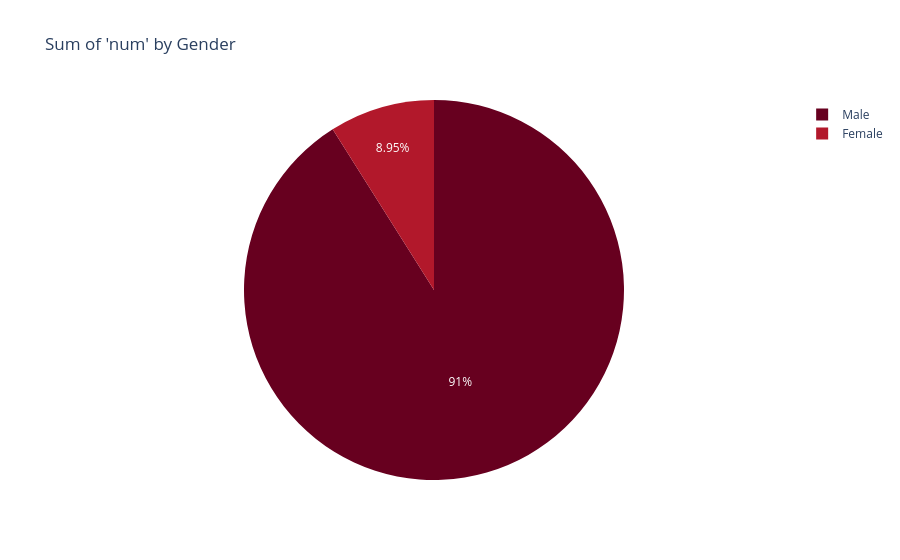

The notebook cell this image was saved under:
### Code cell
import plotly.express as px
import pandas as pd

num_by_gender = df.groupby("gender", as_index=False)["num"].sum()


num_by_gender.loc[num_by_gender['num'] < 50, 'gender'] = 'Other'


fig = px.pie(num_by_gender, values='num', names='gender', 
             title="Sum of 'num' by Gender",color_discrete_sequence=px.colors.sequential.RdBu)
fig.show()

### Figure 1 — Plotly figure (JSON) as saved in the notebook; plotly's stock layout.template omitted (floating-point values rounded to 4 significant figures)
{"data": [{"domain": {"x": [0, 1], "y": [0, 1]}, "hovertemplate": "gender=%{label}<br>num=%{value}<extra></extra>", "labels": ["Female", "Male"], "legendgroup": "", "name": "", "showlegend": true, "type": "pie", "values": [82, 834]}], "layout": {"legend": {"tracegroupgap": 0}, "piecolorway": ["rgb(103,0,31)", "rgb(178,24,43)", "rgb(214,96,77)", "rgb(244,165,130)", "rgb(253,219,199)", "rgb(247,247,247)", "rgb(209,229,240)", "rgb(146,197,222)", "rgb(67,147,195)", "rgb(33,102,172)", "rgb(5,48,97)"], "title": {"text": "Sum of 'num' by Gender"}}}
